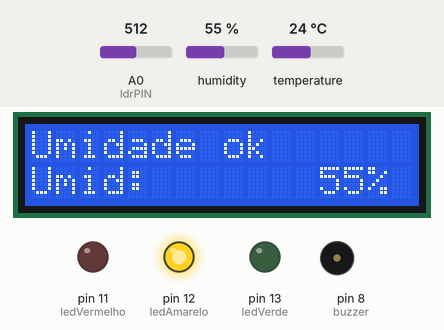
Bench run of a sketch on a simulated Arduino Uno, built with avr-gcc and run on an emulated ATmega328P. Parts: 16×2 character LCD, output pins drawn as LEDs (lit = HIGH), buzzer (waves = sounding, pin HIGH). The test bench sets the inputs (shaded band); at power-on: A0 (ldrPIN) = 512, humidity 55 %, temperature 24 °C. What the sketch prints to the serial monitor is not drawn.

Above: at 1.2 s.
1.3 s: A0 (ldrPIN) set to 678
9.9 s: A0 (ldrPIN) set to 696
At 12.9 s:
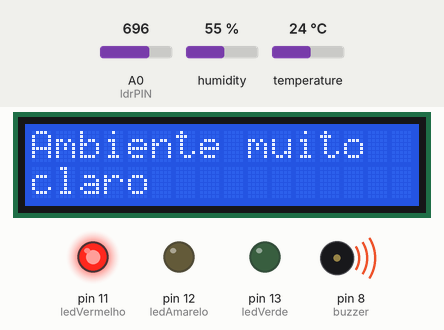
18.0 s: A0 (ldrPIN) set to 306
At 20.0 s:
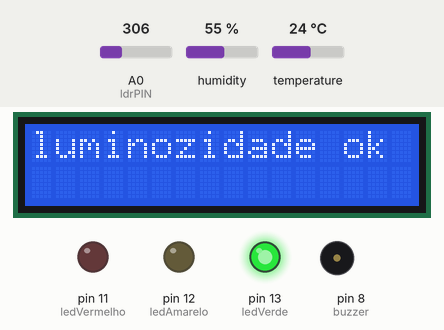
22.8 s: humidity set to 22 %
At 25.8 s:
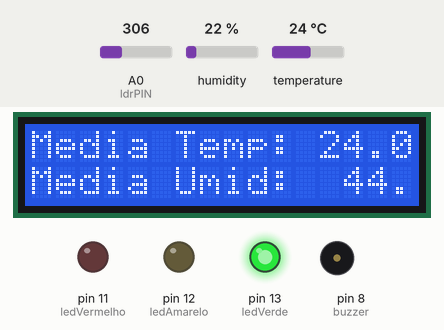
31.9 s: humidity set to 69 %
At 37.3 s:
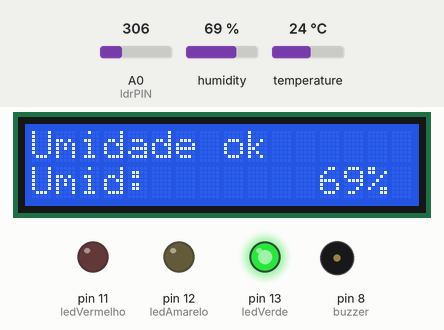
38.4 s: humidity set to 72 %
At 41.0 s:
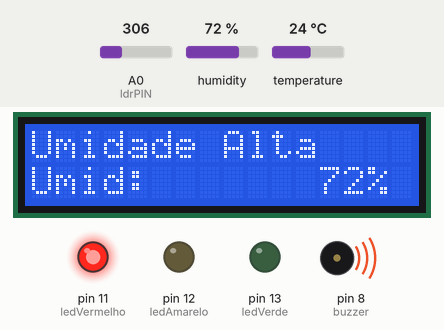
Timing chart, 0 to 44.8 s (numbered marks = the images above; inputs shaded):
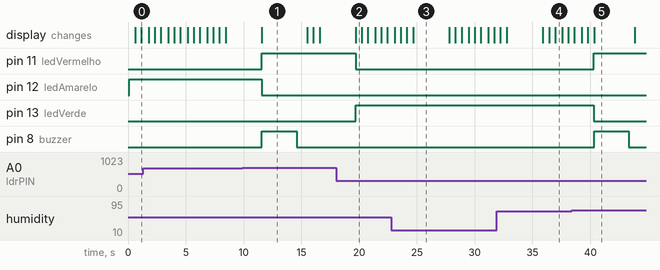

Measured:
- the behaviour switches between 685 and 686 on A0 (ldrPIN) (found by bisection; images 0 and 1)
- the behaviour switches between 70 and 71 % on humidity (found by bisection; images 4 and 5)
- after the input at 9.9 s, pin 11 (ledVermelho): LOW → HIGH after 1.7 s; pin 12 (ledAmarelo): HIGH → LOW after 1.7 s; pin 8 (buzzer): LOW → HIGH after 1.7 s, → LOW 3.0 s later; the display: changes after 1.7 s (image 1)
- after the input at 18.0 s, pin 11 (ledVermelho): HIGH → LOW after 1.7 s; pin 13 (ledVerde): LOW → HIGH after 1.7 s; pin 8 (buzzer): stays LOW (without the input it goes to HIGH after 1.7 s); the display: changes after 1.7 s (image 2)
- after the input at 22.8 s, the display: first differs from a run without the input after 1.3 s (image 3 shows a later state)
- after the input at 31.9 s, the display: first differs from a run without the input after 5.1 s (image 4)
- after the input at 38.4 s, pin 11 (ledVermelho): LOW → HIGH after 1.9 s; pin 13 (ledVerde): HIGH → LOW after 1.9 s; pin 8 (buzzer): LOW → HIGH after 1.9 s, → LOW 3.0 s later; the display: first differs from a run without the input after 1.9 s (image 5)

The sketch:

checkpoint02-Edge.ino
```cpp
#include <Wire.h>
#include <LiquidCrystal_I2C.h>
#include <DHT.h>  // Inclui a biblioteca DHT

#define col 16
#define lin 2
#define ende 0x27

LiquidCrystal_I2C lcd(ende, col, lin);

// =============== DHT11 ===============
#define DHTPIN 2          // Pino conectado ao DHT11
#define DHTTYPE DHT11     // Tipo do sensor
DHT dht(DHTPIN, DHTTYPE); // Instancia o sensor

float tempC = 0;
int UmidadePor = 0;

// ====================================

int ledVerde = 13;
int ledAmarelo = 12;
int ledVermelho = 11;
int buzzer = 8;
int ldrPIN = A0;

// Variáveis para média
float somaT = 0;
int mediaT = 0;
float somaU = 0;
int mediaU = 0;
unsigned long tempoAnterior = 0;
const unsigned long intervalo = 8000;

void setup() {
  lcd.init();
  lcd.backlight();
  lcd.clear();

  pinMode(ledVerde, OUTPUT);
  pinMode(ledAmarelo, OUTPUT);
  pinMode(ledVermelho, OUTPUT);
  pinMode(buzzer, OUTPUT);
  pinMode(A1, INPUT);
  Serial.begin(9600);

  dht.begin(); // Inicializa o sensor DHT
}

void loop() {
  // ================= Leitura do DHT11 =================
  tempC = dht.readTemperature();       // Lê temperatura em Celsius
  UmidadePor = dht.readHumidity();     // Lê umidade relativa

  // Verifica se a leitura falhou
  if (isnan(tempC) || isnan(UmidadePor)) {
    Serial.println("Falha ao ler do DHT11!");
    return;
  }

  int valorLuz = analogRead(ldrPIN);
  valorLuz = map(valorLuz, 0, 1023, 0, 100);
  Serial.print("Luz: ");
  Serial.println(valorLuz);

  if (valorLuz > 66) {
    digitalWrite(ledVerde, LOW);
    digitalWrite(ledAmarelo, LOW);
    digitalWrite(ledVermelho, HIGH);

    lcd.clear();
    lcd.setCursor(0, 0);
    lcd.print("Ambiente muito");
    lcd.setCursor(0, 1);
    lcd.print("claro");

    unsigned long startTime = millis();
    while (millis() - startTime < 3000) {
      digitalWrite(buzzer, HIGH);
    }
    digitalWrite(buzzer, LOW);
    delay(900);
  } else if (valorLuz > 33) {
    digitalWrite(ledVerde, LOW);
    digitalWrite(ledAmarelo, HIGH);
    digitalWrite(ledVermelho, LOW);
    digitalWrite(buzzer, LOW);
    lcd.clear();
    lcd.setCursor(0, 0);
    lcd.print("Ambiente a meia");
    lcd.setCursor(0, 1);
    lcd.print("luz");
    delay(500);
  } else {
    digitalWrite(ledVerde, HIGH);
    digitalWrite(ledAmarelo, LOW);
    digitalWrite(ledVermelho, LOW);
    digitalWrite(buzzer, LOW);
    lcd.clear();
    lcd.setCursor(0, 0);
    lcd.print("luminozidade ok");
    delay(500);
  }

  // Temperatura
  if (tempC >= 15) {
    lcd.clear();
    lcd.setCursor(0, 0);
    lcd.print("Temperatura alta");
    lcd.setCursor(0, 1);
    lcd.print("temp:");
    lcd.setCursor(11, 1);
    lcd.print(tempC);
    delay(500);
  } else if (tempC > 10) {
    lcd.clear();
    lcd.setCursor(0, 0);
    lcd.print("Temperatura ok");
    lcd.setCursor(0, 1);
    lcd.print("temp:");
    lcd.setCursor(11, 1);
    lcd.print(tempC);
    delay(500);
  } else {
    lcd.clear();
    lcd.setCursor(0, 0);
    lcd.print("Temperatura baixa");
    lcd.setCursor(0, 1);
    lcd.print("temp:");
    lcd.setCursor(11, 1);
    lcd.print(tempC);
    delay(500);
  }

  // Umidade
  if (UmidadePor > 70) {
    digitalWrite(ledVerde, LOW);
    digitalWrite(ledAmarelo, LOW);
    digitalWrite(ledVermelho, HIGH);

    lcd.clear();
    lcd.setCursor(0, 0);
    lcd.print("Umidade Alta");
    lcd.setCursor(0, 1);
    lcd.print("Umid:");
    lcd.setCursor(12, 1);
    lcd.print(UmidadePor);
    lcd.print("%");

    unsigned long startTime = millis();
    while (millis() - startTime < 3000) {
      digitalWrite(buzzer, HIGH);
    }
    digitalWrite(buzzer, LOW);
    delay(500);
  } else if (UmidadePor > 50) {
    lcd.clear();
    lcd.setCursor(0, 0);
    lcd.print("Umidade ok");
    lcd.setCursor(0, 1);
    lcd.print("Umid:");
    lcd.setCursor(12, 1);
    lcd.print(UmidadePor);
    lcd.print("%");
    delay(500);
  } else {
    lcd.clear();
    lcd.setCursor(0, 0);
    lcd.print("Umidade baixa");
    lcd.setCursor(0, 1);
    lcd.print("Umid:");
    lcd.setCursor(11, 1);
    lcd.print(UmidadePor);
    lcd.print("%");
    delay(500);
  }

  // Acumula valores para média
  somaT += tempC;
  mediaT++;
  somaU += UmidadePor;
  mediaU++;

  // Após 8 segundos, mostra a média
  if (millis() - tempoAnterior >= intervalo) {
    tempoAnterior = millis();

    if (mediaT > 0 && mediaU > 0) {
      float mediaTemp = somaT / (float)mediaT;
      float mediaUmid = somaU / (float)mediaU;

      lcd.clear();
      lcd.setCursor(0, 0);
      lcd.print("Media Temp:");
      lcd.setCursor(12, 0);
      lcd.print(mediaTemp, 1);

      lcd.setCursor(0, 1);
      lcd.print("Media Umid:");
      lcd.setCursor(13, 1);
      lcd.print(mediaUmid, 1);
      lcd.print("%");

      delay(3000);

      somaT = 0;
      mediaT = 0;
      somaU = 0;
      mediaU = 0;
    }
  }

  delay(100); // Pequeno delay
}
```
